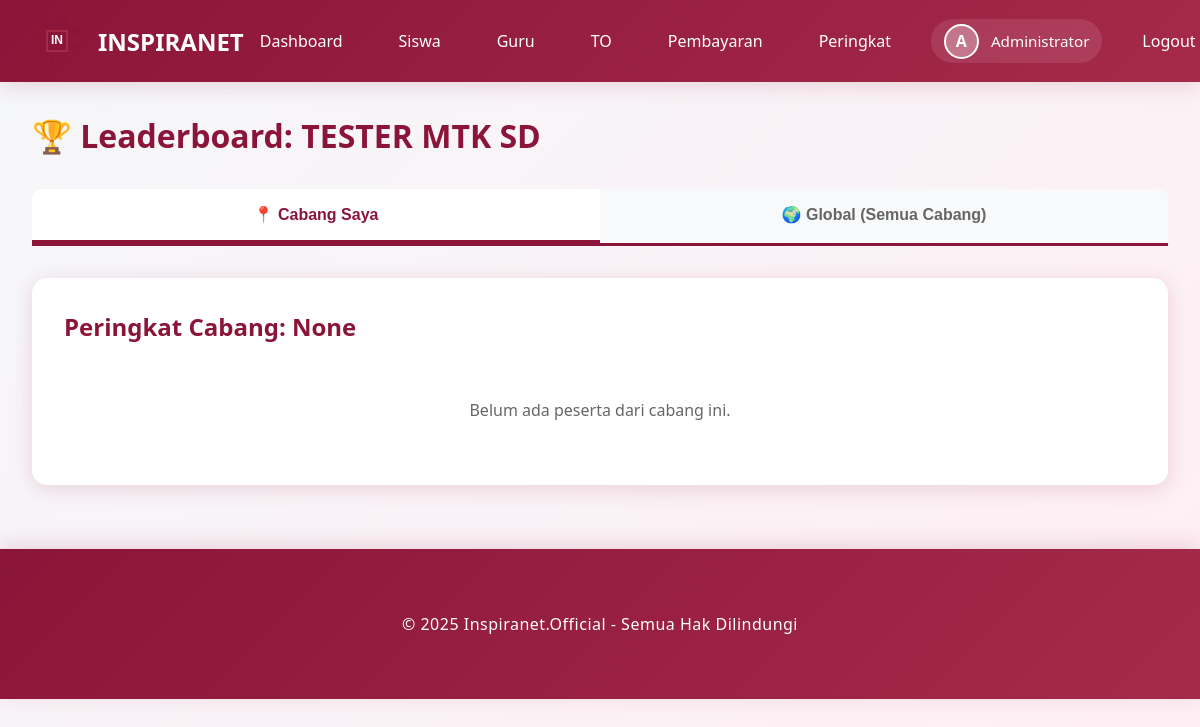
The app's page /leaderboard/1 (signed in), older data.
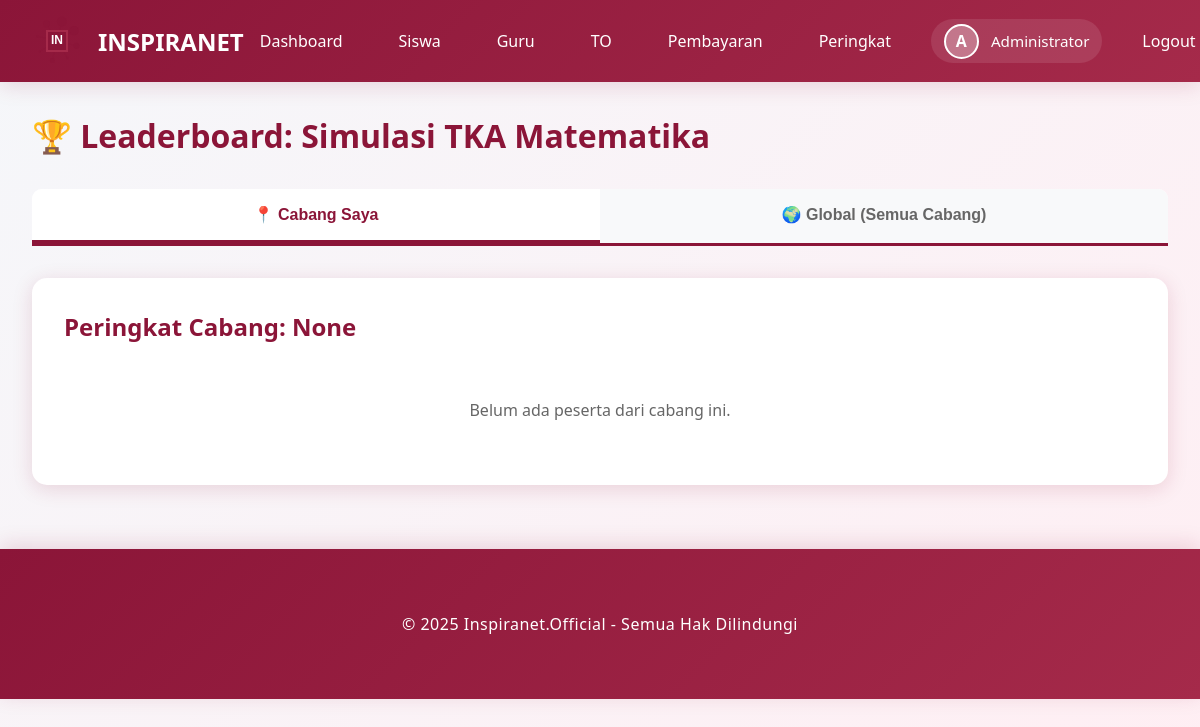
The same page, newer data.
### models.py (models this page shows, shortened)
class Exam(db.Model):
    __tablename__ = 'exams'
    id = db.Column(db.Integer, primary_key=True)
    title = db.Column(db.String(200), nullable=False)
    description = db.Column(db.Text, nullable=True)
    duration_minutes = db.Column(db.Integer, nullable=False, default=120)
    total_questions = db.Column(db.Integer, nullable=False, default=0)
    is_premium = db.Column(db.Boolean, default=False)
    price = db.Column(db.Integer, default=0)
    is_active = db.Column(db.Boolean, default=True)
    start_time = db.Column(db.DateTime, nullable=True)
    end_time = db.Column(db.DateTime, nullable=True)
    created_by = db.Column(db.Integer, db.ForeignKey('users.id'), nullable=False)
    created_at = db.Column(db.DateTime, default=datetime.utcnow)
    questions = db.relationship('Question', backref='exam', lazy=True, cascade='all, delete-orphan')
    attempts = db.relationship('ExamAttempt', backref='exam', lazy=True, cascade='all, delete-orphan')
    payments = db.relationship('Payment', backref='exam', lazy=True, cascade='all, delete-orphan')
    leaderboard_entries = db.relationship('Leaderboard', backref='exam', lazy=True, cascade='all, delete-orphan')

### app.py (the view)
@app.route('/leaderboard/<int:exam_id>')
@login_required
def leaderboard(exam_id):
    exam = Exam.query.get_or_404(exam_id)
    branch_leaderboard = Leaderboard.query.join(User).filter(
        Leaderboard.exam_id == exam_id,
        User.inspira_branch == current_user.inspira_branch
    ).order_by(Leaderboard.rank_in_branch).limit(50).all()
    global_leaderboard = Leaderboard.query.filter_by(
        exam_id=exam_id
    ).order_by(Leaderboard.rank_global).limit(50).all()
    return render_template('leaderboard.html',
                         exam=exam,
                         branch_leaderboard=branch_leaderboard,
                         global_leaderboard=global_leaderboard)

### app.py (called while the page is built)
@login_manager.user_loader
def load_user(user_id):
    return User.query.get(int(user_id))

@app.before_request
def ensure_db():
    if not hasattr(app, '_db_initialized'):
        app._db_initialized = True
        init_database()

### templates/leaderboard.html (shortened to what this page needs)
{% extends "base.html" %}
{% block content %}
<h1 style="color: var(--primary-color); margin-bottom: 2rem;">🏆 Leaderboard: {{ exam.title }}</h1>
<div class="tabs">
    <button class="tab-button active" onclick="switchTab('branch')">
        📍 Cabang Saya
    </button>
    <button class="tab-button" onclick="switchTab('global')">
        🌍 Global (Semua Cabang)
    </button>
</div>
<div id="branchTab" class="tab-content active">
    <div class="card">
        <h2 style="margin-bottom: 1.5rem;">Peringkat Cabang: {{ current_user.inspira_branch }}</h2>
        {% if branch_leaderboard %}
            {% for entry in branch_leaderboard %}
            <div class="leaderboard-item {% if entry.user_id == current_user.id %}current-user{% endif %}">
                <div class="rank-badge {% if entry.rank_in_branch == 1 %}rank-1{% elif entry.rank_in_branch == 2 %}rank-2{% elif entry.rank_in_branch == 3 %}rank-3{% else %}rank-other{% endif %}"
                     onclick="{% if entry.rank_in_branch <= 3 %}playVictorySound({{ entry.rank_in_branch }}){% endif %}"
                     style="{% if entry.rank_in_branch <= 3 %}cursor: pointer;{% endif %}">
                    {% if entry.rank_in_branch == 1 %}
                        <span style="font-size: 1.5rem;">🏆</span>
                    {% elif entry.rank_in_branch == 2 %}
                        <span style="font-size: 1.5rem;">🥈</span>
                    {% elif entry.rank_in_branch == 3 %}
                        <span style="font-size: 1.5rem;">🥉</span>
                    {% else %}
                        {{ entry.rank_in_branch }}
                    {% endif %}
                </div>
                <div style="flex: 1;">
                    <h3 style="margin: 0;">
                        {{ entry.user.full_name }}
                        {% if entry.user_id == current_user.id %}<span style="color: var(--primary-color); font-weight: bold;"> (Anda)</span>{% endif %}
                    </h3>
                    <p style="margin: 0; color: #666; font-size: 0.9rem;">
                        <strong>Kelas:</strong> {{ entry.user.class_level or '-' }} |
                        <strong>Sekolah:</strong> {{ entry.user.school_name or '-' }}
                    </p>
                    <p style="margin: 0; color: #999; font-size: 0.85rem;">
                        📍 {{ entry.user.inspira_branch or '-' }}
                    </p>
                </div>
                <div style="text-align: right;">
                    <h3 style="margin: 0; color: var(--primary-color);">{{ entry.total_score }}</h3>
                    <p style="margin: 0; color: #666;">Poin</p>
                </div>
            </div>
            {% endfor %}
        {% else %}
            <p style="text-align: center; color: #666; padding: 2rem;">Belum ada peserta dari cabang ini.</p>
        {% endif %}
    </div>
</div>
{% set user_rank = 0 %}
{% for entry in branch_leaderboard %}
    {% if entry.user_id == current_user.id %}
        {% set user_rank = entry.rank_in_branch %}
    {% endif %}
{% endfor %}
{% endblock %}

Row changes from the older to the newer data that the page shows:
changed Exam: title "TESTER MTK SD" → "Simulasi TKA Matematika"
